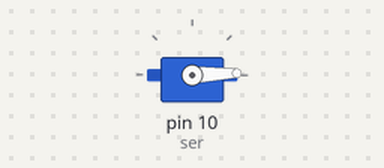
Simulated run of this sketch. Board: Arduino Uno, built with avr-gcc and run on an emulated ATmega328P. Parts: servo.

Above: at 0.05 s.
At 1.75 s:
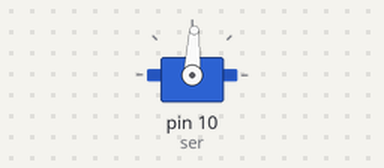
At 3.45 s:
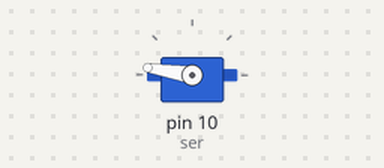
At 6.9 s:
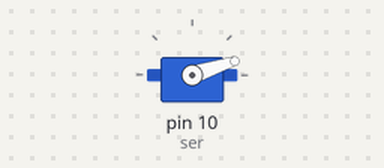
Timing chart, 0 to 9.4 s (numbered marks = the images above):
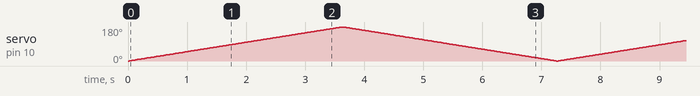

The sketch:

servo_motor_1.ino
```cpp
// C++ code
//
#include <Servo.h>
int i;
Servo ser;

void setup()
{
 ser.attach(10,600,2400);
}
void loop()
{
  for(i=0;i<=180; i+=1){
    ser.write(i);
    delay(20);}
  for(i=180; i>=0; i-=1){
    ser.write(i);
    delay(20);}


}
```
